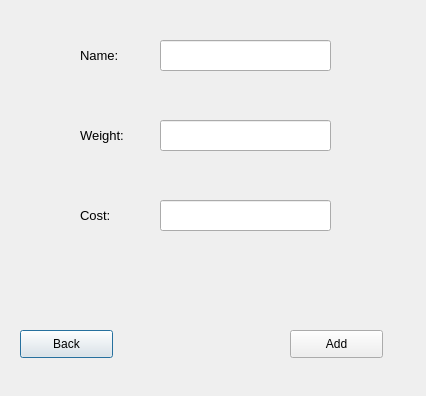
<?xml version="1.0" encoding="UTF-8"?>
<ui version="4.0">
 <class>Dialog</class>
 <widget class="QDialog" name="Dialog">
  <property name="geometry">
   <rect>
    <x>0</x>
    <y>0</y>
    <width>426</width>
    <height>396</height>
   </rect>
  </property>
  <property name="windowTitle">
   <string>Dialog</string>
  </property>
  <widget class="QPushButton" name="Back_button">
   <property name="geometry">
    <rect>
     <x>20</x>
     <y>330</y>
     <width>93</width>
     <height>28</height>
    </rect>
   </property>
   <property name="text">
    <string>Back</string>
   </property>
  </widget>
  <widget class="QPushButton" name="Add_button">
   <property name="geometry">
    <rect>
     <x>290</x>
     <y>330</y>
     <width>93</width>
     <height>28</height>
    </rect>
   </property>
   <property name="text">
    <string>Add</string>
   </property>
  </widget>
  <widget class="QLabel" name="Name_label">
   <property name="geometry">
    <rect>
     <x>80</x>
     <y>40</y>
     <width>51</width>
     <height>31</height>
    </rect>
   </property>
   <property name="font">
    <font>
     <pointsize>10</pointsize>
    </font>
   </property>
   <property name="text">
    <string>Name:</string>
   </property>
   <property name="textFormat">
    <enum>Qt::AutoText</enum>
   </property>
  </widget>
  <widget class="QLineEdit" name="Name_line">
   <property name="geometry">
    <rect>
     <x>160</x>
     <y>40</y>
     <width>171</width>
     <height>31</height>
    </rect>
   </property>
   <property name="font">
    <font>
     <pointsize>10</pointsize>
    </font>
   </property>
  </widget>
  <widget class="QLineEdit" name="Weigth_line">
   <property name="geometry">
    <rect>
     <x>160</x>
     <y>120</y>
     <width>171</width>
     <height>31</height>
    </rect>
   </property>
   <property name="font">
    <font>
     <pointsize>10</pointsize>
    </font>
   </property>
  </widget>
  <widget class="QLabel" name="weight_label">
   <property name="geometry">
    <rect>
     <x>80</x>
     <y>120</y>
     <width>61</width>
     <height>31</height>
    </rect>
   </property>
   <property name="font">
    <font>
     <pointsize>10</pointsize>
    </font>
   </property>
   <property name="text">
    <string>Weight:</string>
   </property>
   <property name="textFormat">
    <enum>Qt::AutoText</enum>
   </property>
  </widget>
  <widget class="QLineEdit" name="Cost_line">
   <property name="geometry">
    <rect>
     <x>160</x>
     <y>200</y>
     <width>171</width>
     <height>31</height>
    </rect>
   </property>
   <property name="font">
    <font>
     <pointsize>10</pointsize>
    </font>
   </property>
  </widget>
  <widget class="QLabel" name="Cost_label">
   <property name="geometry">
    <rect>
     <x>80</x>
     <y>200</y>
     <width>51</width>
     <height>31</height>
    </rect>
   </property>
   <property name="font">
    <font>
     <pointsize>10</pointsize>
    </font>
   </property>
   <property name="text">
    <string>Cost:</string>
   </property>
   <property name="textFormat">
    <enum>Qt::AutoText</enum>
   </property>
  </widget>
  <widget class="QLabel" name="ErrorLable">
   <property name="geometry">
    <rect>
     <x>110</x>
     <y>270</y>
     <width>201</width>
     <height>20</height>
    </rect>
   </property>
   <property name="text">
    <string/>
   </property>
  </widget>
 </widget>
 <resources/>
 <connections/>
</ui>
